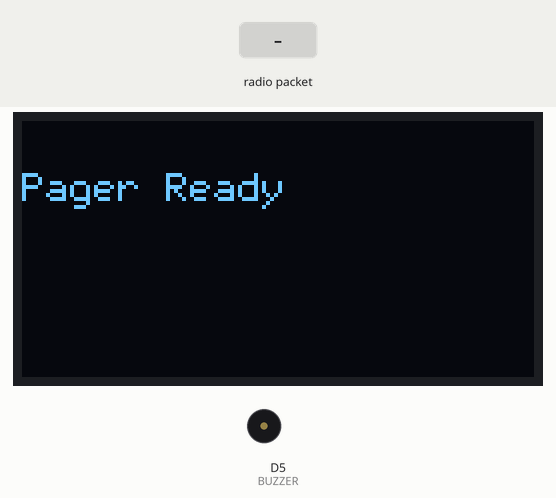
A sketch run on a simulated ESP8266 (NodeMCU). Shown: 128×64 one-colour display, buzzer (waves = sounding). The inputs (shaded band) are chosen by the test bench.

Above: at 1.2 s.
1.3 s: radio packet "#" arrives
At 2.3 s:
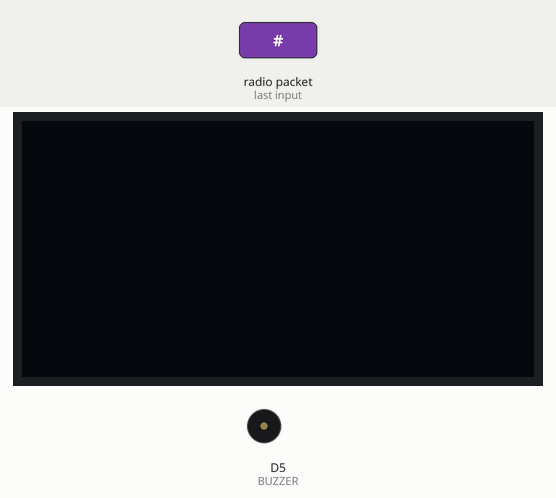
3.4 s: radio packet "1" arrives
At 4.1 s:
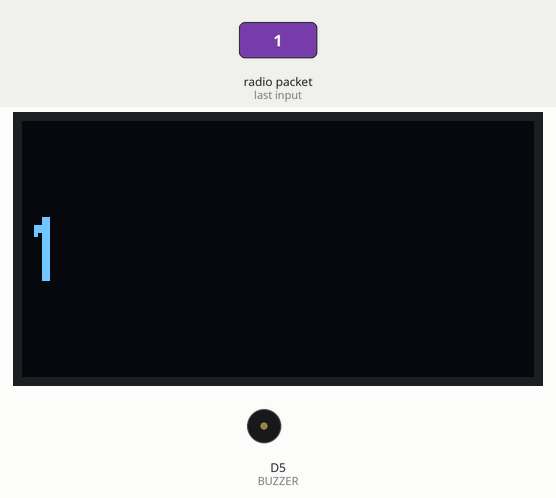
Timing chart, 0 to 6.4 s (numbered marks = the images above; inputs shaded):
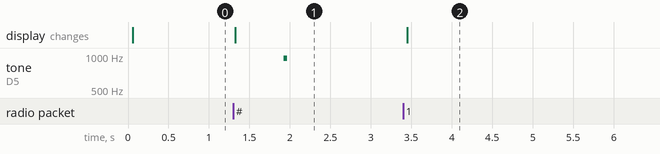

Measured:
- after the input at 1.3 s, tone on D5 (BUZZER): silent → 954 Hz after 0.63 s, → silent 0.04 s later; the display: changes at once (image 1)
- after the input at 3.4 s, the display: changes after 0.05 s (image 2)

The sketch:

Receiver_code.ino
```cpp
#include <ESP8266WiFi.h>
#include <espnow.h>
#include <U8g2lib.h>

#define BUZZER D5

U8G2_SSD1306_128X64_NONAME_F_HW_I2C u8g2(U8G2_R0);

uint8_t broadcastMac[] = {0xFF,0xFF,0xFF,0xFF,0xFF,0xFF};

char buffer[21];
int indexPos = 0;

// -------- PASSIVE BUZZER --------
void beep(int durationMs) {
  unsigned long start = millis();
  while (millis() - start < durationMs) {
    digitalWrite(BUZZER, HIGH);
    delayMicroseconds(500);
    digitalWrite(BUZZER, LOW);
    delayMicroseconds(500);
  }
}

void resetPager() {
  indexPos = 0;
  memset(buffer, 0, sizeof(buffer));

  u8g2.clearBuffer();
  u8g2.setFont(u8g2_font_6x12_tf);
  u8g2.drawStr(0, 20, "Pager Ready");
  u8g2.sendBuffer();
}

// -------- RECEIVE --------
void onReceive(uint8_t *mac, uint8_t *data, uint8_t len) {
  char c = (char)data[0];

  // -------- RESET COMMAND --------
  if (c == '!') {
    resetPager();
    return;
  }

  // -------- END OF MESSAGE --------
  if (c == '#') {
    buffer[indexPos] = '\0';

    u8g2.clearBuffer();
    u8g2.setFont(u8g2_font_logisoso16_tf);
    u8g2.drawStr(0, 40, buffer);
    u8g2.sendBuffer();

    beep(600);
    return;   // NOTE: no auto reset now
  }

  // -------- NORMAL CHAR --------
  if (indexPos < 20) {
    buffer[indexPos++] = c;
    buffer[indexPos] = '\0';

    u8g2.clearBuffer();
    u8g2.setFont(u8g2_font_logisoso16_tf);
    u8g2.drawStr(0, 40, buffer);
    u8g2.sendBuffer();
  }
}

void setup() {
  pinMode(BUZZER, OUTPUT);

  WiFi.mode(WIFI_STA);
  WiFi.disconnect();
  wifi_set_channel(1);

  esp_now_init();
  esp_now_set_self_role(ESP_NOW_ROLE_SLAVE);
  esp_now_add_peer(broadcastMac, ESP_NOW_ROLE_CONTROLLER, 1, NULL, 0);
  esp_now_register_recv_cb(onReceive);

  u8g2.begin();
  resetPager();
}

void loop() {}
```
